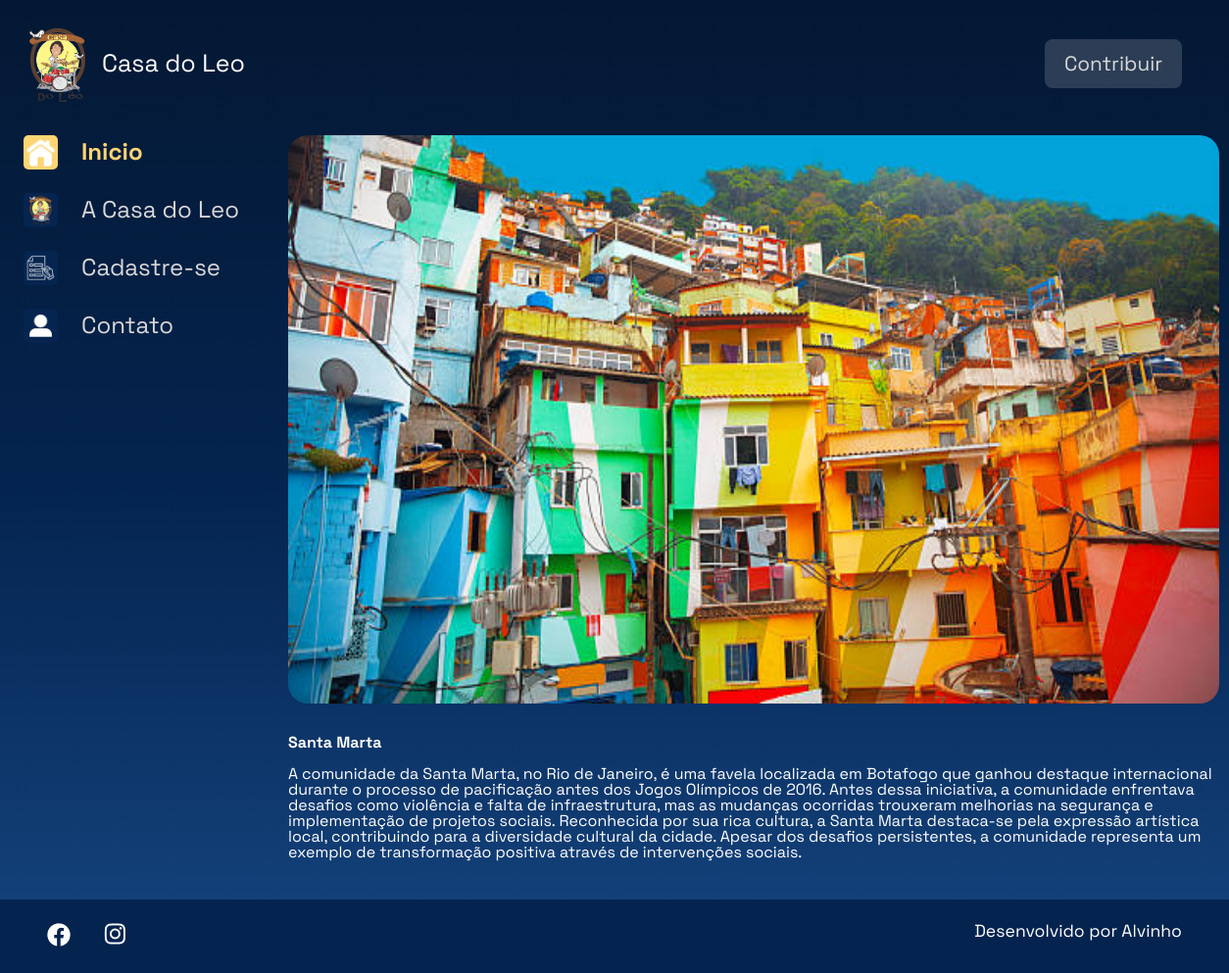
Screenshot of /imagem/2 with the database file from the repository.
### galeria/models.py (models this page shows, shortened)
class Fotografia(models.Model):
    OPCOES_CATEGORIA = [
        ("Zona Norte", "ZONA NORTE"),
        ("Zona Sul", "ZONA SUL"),
        ("Zona Leste", "ZONA LESTE"),
        ("Zona Oeste", "ZONA OESTE"),
    ]
    nome = models.CharField(max_length=100, null=False, blank=False)
    categoria = models.CharField(max_length=100,choices=OPCOES_CATEGORIA, default='')
    descricao = models.TextField(null=False, blank=False)
    foto = models.ImageField(upload_to="fotos/%Y/%m/%d/", blank=True)
    publicada = models.BooleanField(default=False)
    data_fotografia = models.DateTimeField(default=datetime.now,blank=False)

### galeria/views.py (the view)
# urls.py: path('imagem/<int:foto_id>',imagem, name='imagem'),
def imagem(request, foto_id):
    fotografia = get_object_or_404(Fotografia, pk=foto_id)
    return render(request, 'galeria/imagem.html',{"fotografia": fotografia})

### templates/galeria/imagem.html
{% extends 'galeria/base.html' %}
{% load static %}
{% block content %}
    <div class="pagina-inicial">
        {% include 'galeria/partials/_header.html' %}
        <main class="principal">
            {% include 'galeria/partials/_menu-lateral.html' %}
            <section class="conteudo">
                <section class="imagem">
                    <div class="imagem__conteudo">
                        {% if fotografia.foto == "" or fotografia.foto == null %}
                        <img class="imagem__imagem" src="{% static '/assets/imagens/galeria/not-found.png' %}">
                        {% else %}
                        <img class="imagem__imagem" src="{{ fotografia.foto.url }}" alt="foto">
                        {% endif %}
                        <div class="imagem__info">
                            <div class="imagem__texto">
                                <p class="imagem__titulo">{{ fotografia.nome }}</p>
                                <p class="imagem__texto">{{ fotografia.descricao }}</p>
                            </div>
                        </div>
                    </div>
                </section>
            </section>
        </main>
    </div>
{% endblock %}

### setup/static/styles/style.css (style rules this page uses)
html, body, div, span, applet, object, iframe, h1, h2, h3, h4, h5, h6, p, blockquote, pre, a, abbr, acronym, address, big, cite, code, del, dfn, em, img, ins, kbd, q, s, samp, small, strike, strong, sub, sup, tt, var, b, u, i, center, dl, dt, dd, ol, ul, li, fieldset, form, label, legend, table, caption, tbody, tfoot, thead, tr, th, td, article, aside, canvas, details, embed, figure, figcaption, footer, header, hgroup, menu, nav, output, ruby, section, summary, time, mark, audio, video { margin: 0; padding: 0; border: 0; font-size: 100%; font: inherit; vertical-align: baseline; }
article, aside, details, figcaption, figure, footer, header, hgroup, menu, nav, section { display: block; }
body { line-height: 1; font-family: 'Space Grotesk', sans-serif; min-height: 100vh; background: linear-gradient(#041833,#04244F,#154580); background-repeat: no-repeat; background-position: center; background-size: cover; }
.imagem { display: flex; justify-content: center; align-items: center; }
.imagem__conteudo { background-color: transparent; display: flex; flex-direction: column; border-radius: 20px 20px 0 0; width: 950px; }
.imagem__imagem { width: 950px; height: 580px; border-radius: 20px; }
.imagem__info { font-size: 1.2rem; display: flex; justify-content: space-between; align-items: center; margin-bottom: 1rem; margin-top: 1rem; }
.imagem__texto { display: flex; flex-direction: column; justify-content: space-between; color: #FFFFFF; margin-top: 0.5rem; }
.imagem__titulo { font-weight: bold; line-height: 2rem; color: #FFFFFF; }
.imagem__texto { font-size: 1rem; }
.pagina-inicial { max-width: 1440px; padding: 1.5rem; margin: 0 auto; }
.principal { display: flex; justify-content: space-between; }
.conteudo { width: 100%; min-height: 75vh; }

### rows the page displays
Fotografia: foto (picture), nome "Santa Marta", descricao "A comunidade da Santa Marta, no Rio de Janeiro, é uma favela localizada em Botafogo que ganhou destaque internacional durante o processo de pacificação antes dos Jogos Olímpicos de 2016. Antes dessa iniciativa, a comunidade enfrentava desafios como violência e falta de infraestrutura, mas as mudanças ocorridas trouxeram melhorias na segurança e implementação de projetos sociais. Reconhecida por sua rica cultura, a Santa Marta destaca-se pela expressão artística local, contribuindo para a diversidade cultural da cidade. Apesar dos desafios persistentes, a comunidade representa um exemplo de transformação positiva através de intervenções sociais."
